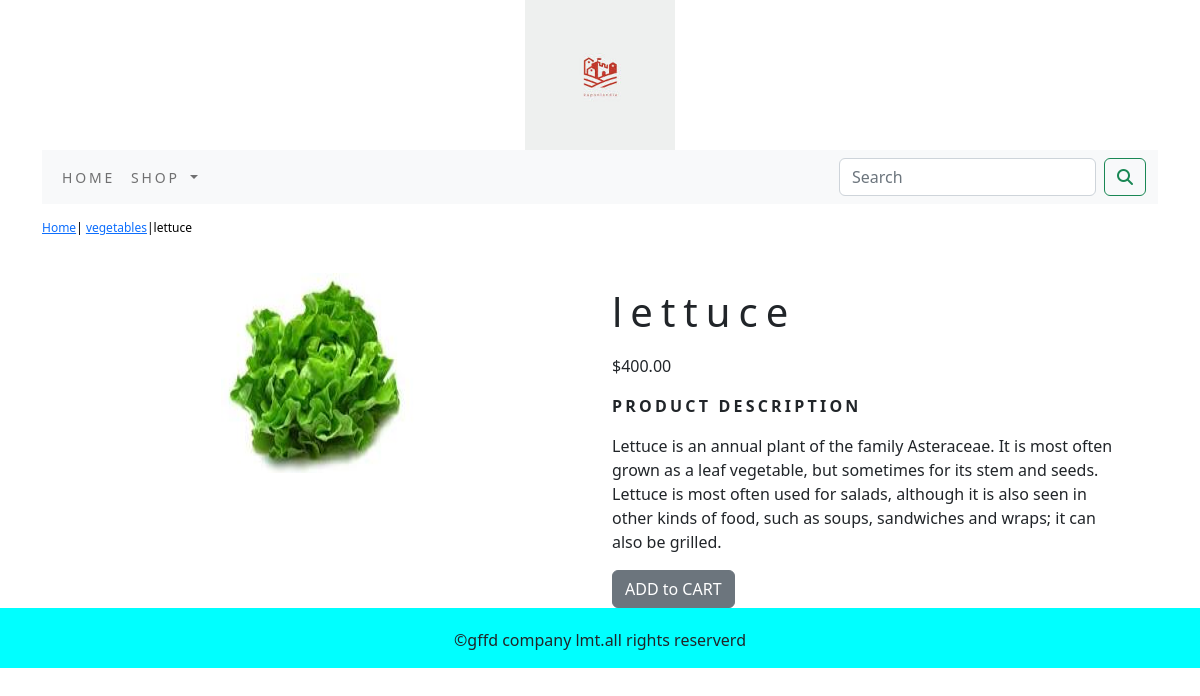
The app's page /shop/vegetables/lettuce/ with its own data.
### shop/models.py (models this page shows, shortened)
class product(models.Model):
    name=models.CharField(max_length=250,unique=True)
    slug=models.SlugField(max_length=250,unique=True)
    description=models.TextField(blank=True)
    price=models.DecimalField(max_digits=10,decimal_places=2)
    category=models.ForeignKey(category,on_delete=models.CASCADE)
    img = models.ImageField(upload_to='product', blank=True)
    stock=models.IntegerField()
    available=models.BooleanField(default=True)
    created=models.DateTimeField(auto_now_add=True)
    updated=models.DateTimeField(auto_now=True)
    class Meta:
        ordering = ('name',)
        verbose_name = 'product'
        verbose_name_plural = 'products'

class category(models.Model):
    name=models.CharField(max_length=250,unique=True)
    slug=models.SlugField(max_length=250,unique=True)
    description=models.TextField(blank=True)
    img=models.ImageField(upload_to='category',blank=True)
    class Meta:
        ordering=('name',)
        verbose_name='category'
        verbose_name_plural='categories'
    def get_url(self):
        return reverse('shop:productsbycategory',args=[self.slug])
    def __str__(self):
        return  '{}'.format(self.name)

### shop/views.py (the view)
# urls.py: path('<slug:c_slug>/<slug:product_slug>/',views.prodetail,name='prodetail'),
def prodetail(request,c_slug,product_slug):
    try:
        prod=product.objects.get(category__slug=c_slug,slug=product_slug)
    except Exception as e:
        raise e
    return render(request,'product.html',{'products':prod})

### cart/context_processor.py (called while the page is built)
def counter(request):
    item_count=0
    if 'admin' in request.path:
        return {}
    else:
        try:
            cart=Cart.objects.filter(cart_id=cart__id(request))
            cart_items=Cartitem.objects.all().filter(cart=cart[:1])
            for cart_item in cart_items:
                item_count += cart_item.quantity
        except Cart.DoesNotExist:
            item_count=0
        return dict(item_count=item_count)

### cart/views.py (called while the page is built)
def cart__id(request):
    cart1=request.session.session_key
    if not cart1:
        cart1=request.session.create()
    return cart1

### shop/context_processors.py (called while the page is built)
def menu_links(request):
    links=category.objects.all()
    return dict(links=links)

### templates/product.html (shortened to what this page needs)
{% extends 'base.html' %}
{% load static %}
{% block content %}
<div class="row my_product_row_class">
    <div class="mx_auto">
        <p><a href="{% url 'shop:allproducts' %}">Home</a >| <a href="{{ products.category.get_url }}">{{products.category}}</a>|{{products.name}} </p>
    </div>
</div>
<div class="container">
<div class="row">
    <div class="col-12 col-sm-12 col-md-12 col-lg-6 text-center">
        <div class="min-width:18rem">
            <img src="{{products.img.url}}" alt="{{products.name}}" width="200;" height="200;">
        </div>
    </div>
        <div class="col-12 col-sm-12 col-md-12 col-lg-6">
            <div>
            <h1 class="my_product_title">{{products.name}}</h1>
            <p>${{products.price}}</p>
            <p class="my_title"><b>Product Description</b></p>
            <p class="text-justify my_product_text">{{products.description}}</p>
            {% if products.stock <= 0 %}
            <p class="text-justify my_product_text"><b>OUT OF STOCK</b></p>
            {% else %}
            <a href="{% url 'cart:add_cart' products.id %}" class="btn btn-secondary">ADD to CART</a>
            {% endif %}
            </div>
        </div>
</div>
</div>
</div>
{% endblock %}

### static/css/custom.css (style rules this page uses)
.my_title { font-size:16px; text-transform:uppercase; letter-spacing:.2em; }
.my_product_row_class { padding-top:15px; padding-bottom:20px; }
.my_product_row_class .mx_auto { color:black; font-size:12px; text-decoration:none; }
.my_product_title { font_size:16px; text_transform:uppercase; letter-spacing:.2em; padding-top:15px; padding-bottom:10px; }
.my_product_text { padding-right:20px; }

### records on screen
product: category "vegetables", name "lettuce", img (picture), price "400.00", description "Lettuce is an annual plant of the family Asteraceae. It is most often grown as a leaf vegetable, but sometimes for its stem and seeds. Lettuce is most often used for salads, although it is also seen in other kinds of food, such as soups, sandwiches and wraps; it can also be grilled."
